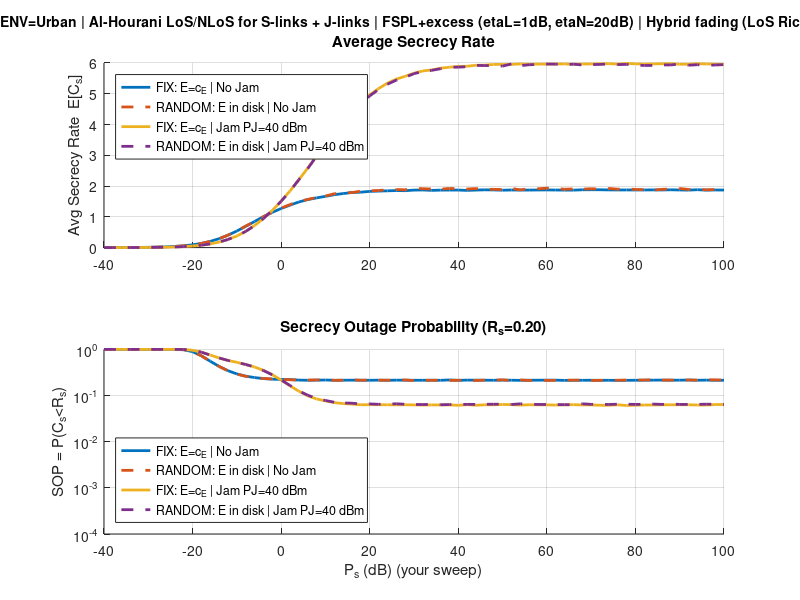

The MATLAB script that drew this image:
clc; clear; close all;

%% ===================== ONLY URBAN (Al-Hourani) =====================
env_name = 'Urban';
a = 9.61;
b = 0.16;

%% ===================== SIM PARAMETERS =====================
rng(1);

Ps_dB = -40:2:100;              % dB ratio  (X-AXIS)
Ps    = 10.^(Ps_dB/10);         % linear ratio (consistent with your code)

Rs = 0.2;                       % secrecy target rate

% IMPORTANT: reasonable wireless scale for FSPL
N0 = 1e-9;                      % noise power (W)

% Two-loop MC
Npos = 400;                     % outer: number of Eve positions
Nfad = 400;                     % inner: fading samples per position
N    = Npos*Nfad;

%% ===================== GEOMETRY =====================
H = 100;

% S = (0,0,H), Bob
xS = 0; yS = 0; zS = H;
xB = 30; yB = 0; zB = 1.5;

% Eve region center and radius
x_cE = -120; y_cE = 0; zE = 1.5;
R_E  = 20;

% Friendly jammer placement
xJ = x_cE + 5;
yJ = y_cE + 5;
zJ = H-30;

% Fixed distances for Bob
r_SB_2D  = sqrt((xB-xS)^2 + (yB-yS)^2);
d_SB_3D  = sqrt(r_SB_2D^2 + (zS - zB)^2);
theta_SB = atan2(zS - zB, r_SB_2D) * 180/pi;

% FIX Eve at center
r_SE0_2D  = sqrt((x_cE-xS)^2 + (y_cE-yS)^2);
d_SE0_3D  = sqrt(r_SE0_2D^2 + (zS - zE)^2);
theta_SE0 = atan2(zS - zE, r_SE0_2D) * 180/pi;

% Jammer -> Bob (fixed)
r_JB_2D = sqrt((xJ-xB)^2 + (yJ-yB)^2);
d_JB_3D = sqrt(r_JB_2D^2 + (zJ - zB)^2);
theta_JB = atan2(zJ - zB, r_JB_2D) * 180/pi;

% Jammer -> Eve center (fixed for FIX)
r_JE0_2D = sqrt((xJ-x_cE)^2 + (yJ-y_cE)^2);
d_JE0_3D = sqrt(r_JE0_2D^2 + (zJ - zE)^2);
theta_JE0 = atan2(zJ - zE, r_JE0_2D) * 180/pi;

%% ===================== PATHLOSS: FSPL + excess loss =====================
fc = 2e9;
c0 = 3e8;
eta_LoS_dB  = 1;
eta_NLoS_dB = 20;

FSPL_const_dB = 20*log10(4*pi*fc/c0);

Lfspl_SB_dB  = FSPL_const_dB + 20*log10(d_SB_3D);
Lfspl_SE0_dB = FSPL_const_dB + 20*log10(d_SE0_3D);
Lfspl_JB_dB  = FSPL_const_dB + 20*log10(d_JB_3D);
Lfspl_JE0_dB = FSPL_const_dB + 20*log10(d_JE0_3D);

%% ===================== FADING: Hybrid (LoS Rician, NLoS Rayleigh) =====================
K_dB = 6;
K    = 10^(K_dB/10);

%% ===================== LoS probabilities for fixed links (S-links + J-links) =====================
P_LOS_SB  = 1/(1 + a*exp(-b*(theta_SB  - a)));
P_LOS_SE0 = 1/(1 + a*exp(-b*(theta_SE0 - a)));

% NEW (Cách 2): PLoS for jammer links (fixed geometry)
P_LOS_JB  = 1/(1 + a*exp(-b*(theta_JB  - a)));
P_LOS_JE0 = 1/(1 + a*exp(-b*(theta_JE0 - a)));

fprintf('ENV=%s | a=%.2f b=%.2f | K=%g dB\n', env_name, a, b, K_dB);
fprintf('P_LOS_SB=%.4f | P_LOS_SE0=%.4f\n', P_LOS_SB, P_LOS_SE0);
fprintf('P_LOS_JB=%.4f | P_LOS_JE0=%.4f\n', P_LOS_JB, P_LOS_JE0);
fprintf('J=(%.1f,%.1f,%.1f) | d_JB=%.2f | d_JE0=%.2f\n', xJ,yJ,zJ,d_JB_3D,d_JE0_3D);

%% ===================== Jammer power settings =====================
PJ_dBm_list = [-Inf, 40];       % NoJam and Jam=40 dBm (10 W)
PJ_list = zeros(size(PJ_dBm_list));
for i = 1:numel(PJ_dBm_list)
    if isinf(PJ_dBm_list(i))
        PJ_list(i) = 0;
    else
        PJ_list(i) = 10.^((PJ_dBm_list(i) - 30)/10);
    end
end
nPJ = numel(PJ_list);

%% ===================== OUTPUT =====================
% type = 1: FIX (E center)
% type = 2: RANDOM (E in disk)
T = 2;

Cs_avg = zeros(T, nPJ, numel(Ps));
POS    = zeros(T, nPJ, numel(Ps));

%% ===================== MAIN LOOP over Ps =====================
for k = 1:numel(Ps)

    Pt = Ps(k);

    %% ===================== (1) FIX: Eve fixed at center =====================
    % CRN: share SAME random samples for NoJam/Jam to reduce variance
    sumCs_fix = zeros(1,nPJ);
    out_fix   = zeros(1,nPJ);

    for p = 1:Npos

        % Shared randomness for S-links
        isLoS_B  = (rand(1,Nfad) <= P_LOS_SB);
        isLoS_E0 = (rand(1,Nfad) <= P_LOS_SE0);

        % NEW (Cách 2): Shared randomness for J-links (fixed geometry)
        isLoS_JB  = (rand(1,Nfad) <= P_LOS_JB);
        isLoS_JE0 = (rand(1,Nfad) <= P_LOS_JE0);

        % Pathloss S->B (per-sample)
        L_SB_dB = Lfspl_SB_dB + eta_NLoS_dB*ones(1,Nfad);
        L_SB_dB(isLoS_B) = Lfspl_SB_dB + eta_LoS_dB;

        % Pathloss S->E0 (per-sample)
        L_SE0_dB = Lfspl_SE0_dB + eta_NLoS_dB*ones(1,Nfad);
        L_SE0_dB(isLoS_E0) = Lfspl_SE0_dB + eta_LoS_dB;

        L_SB_lin  = 10.^(L_SB_dB/10);
        L_SE0_lin = 10.^(L_SE0_dB/10);

        % NEW (Cách 2): Pathloss J->B, J->E0 (per-sample, Al-Hourani LoS/NLoS)
        L_JB_dB  = Lfspl_JB_dB  + eta_NLoS_dB*ones(1,Nfad);
        L_JB_dB(isLoS_JB) = Lfspl_JB_dB + eta_LoS_dB;

        L_JE0_dB = Lfspl_JE0_dB + eta_NLoS_dB*ones(1,Nfad);
        L_JE0_dB(isLoS_JE0) = Lfspl_JE0_dB + eta_LoS_dB;

        L_JB_lin  = 10.^(L_JB_dB/10);
        L_JE0_lin = 10.^(L_JE0_dB/10);

        % Fading baseline for S-links
        gB  = (randn(1,Nfad)+1j*randn(1,Nfad))/sqrt(2);
        gE0 = (randn(1,Nfad)+1j*randn(1,Nfad))/sqrt(2);
        hB  = gB;
        hE0 = gE0;

        % LoS -> Rician(K) for S->B
        idxB = find(isLoS_B);
        if ~isempty(idxB)
            phiB = 2*pi*rand(1,numel(idxB));
            hLOS_B = exp(1j*phiB);
            gBL = (randn(1,numel(idxB))+1j*randn(1,numel(idxB)))/sqrt(2);
            hB(idxB) = sqrt(K/(K+1))*hLOS_B + sqrt(1/(K+1))*gBL;
        end

        % LoS -> Rician(K) for S->E0
        idxE0 = find(isLoS_E0);
        if ~isempty(idxE0)
            phiE = 2*pi*rand(1,numel(idxE0));
            hLOS_E = exp(1j*phiE);
            gEL = (randn(1,numel(idxE0))+1j*randn(1,numel(idxE0)))/sqrt(2);
            hE0(idxE0) = sqrt(K/(K+1))*hLOS_E + sqrt(1/(K+1))*gEL;
        end

        % Jammer fading (Rayleigh)
        hJB  = (randn(1,Nfad)+1j*randn(1,Nfad))/sqrt(2);
        hJE0 = (randn(1,Nfad)+1j*randn(1,Nfad))/sqrt(2);

        % Evaluate both NoJam/Jam on same samples
        for jp = 1:nPJ
            PJ = PJ_list(jp);

            SINR_B = (Pt./L_SB_lin)  .* (abs(hB).^2)  ./ (N0 + (PJ./L_JB_lin) .* (abs(hJB).^2));
            SINR_E = (Pt./L_SE0_lin) .* (abs(hE0).^2) ./ (N0 + (PJ./L_JE0_lin).* (abs(hJE0).^2));

            Cs = max(log2(1+SINR_B) - log2(1+SINR_E), 0);

            sumCs_fix(jp) = sumCs_fix(jp) + sum(Cs);
            out_fix(jp)   = out_fix(jp)   + sum(Cs < Rs);
        end
    end

    for jp = 1:nPJ
        Cs_avg(1,jp,k) = sumCs_fix(jp)/N;
        POS(1,jp,k)    = out_fix(jp)/N;
    end

    %% ===================== (2) RANDOM: Eve random in disk (two-loop MC) =====================
    sumCs_rnd = zeros(1,nPJ);
    out_rnd   = zeros(1,nPJ);

    for p = 1:Npos

        % random Eve position uniform in disk
        rr  = R_E*sqrt(rand);
        ph  = 2*pi*rand;
        xE  = x_cE + rr*cos(ph);
        yE  = y_cE + rr*sin(ph);

        % Eve geometry
        r_SE_2D  = sqrt((xE-xS)^2 + (yE-yS)^2);
        d_SE_3D  = sqrt(r_SE_2D^2 + (zS - zE)^2);
        theta_SE = atan2(zS - zE, r_SE_2D) * 180/pi;

        % PLoS for this Eve position (S->E)
        P_LOS_SE = 1/(1 + a*exp(-b*(theta_SE - a)));

        % FSPL for this Eve position (S->E)
        Lfspl_SE_dB = FSPL_const_dB + 20*log10(d_SE_3D);

        % Jammer->E distance for this Eve position
        r_JE_2D = sqrt((xJ-xE)^2 + (yJ-yE)^2);
        d_JE_3D = sqrt(r_JE_2D^2 + (zJ - zE)^2);
        theta_JE = atan2(zJ - zE, r_JE_2D) * 180/pi;

        % NEW (Cách 2): PLoS for jammer->E at this position
        P_LOS_JE = 1/(1 + a*exp(-b*(theta_JE - a)));

        % FSPL for jammer->E at this position
        Lfspl_JE_dB = FSPL_const_dB + 20*log10(d_JE_3D);

        % Shared inner randomness (S-links + J-links)
        isLoS_B  = (rand(1,Nfad) <= P_LOS_SB);
        isLoS_E  = (rand(1,Nfad) <= P_LOS_SE);

        % NEW (Cách 2): jammer link states
        isLoS_JB = (rand(1,Nfad) <= P_LOS_JB);
        isLoS_JE = (rand(1,Nfad) <= P_LOS_JE);

        % S->B loss
        L_SB_dB = Lfspl_SB_dB + eta_NLoS_dB*ones(1,Nfad);
        L_SB_dB(isLoS_B) = Lfspl_SB_dB + eta_LoS_dB;

        % S->E loss
        L_SE_dB = Lfspl_SE_dB + eta_NLoS_dB*ones(1,Nfad);
        L_SE_dB(isLoS_E) = Lfspl_SE_dB + eta_LoS_dB;

        L_SB_lin = 10.^(L_SB_dB/10);
        L_SE_lin = 10.^(L_SE_dB/10);

        % NEW (Cách 2): J->B and J->E losses
        L_JB_dB = Lfspl_JB_dB + eta_NLoS_dB*ones(1,Nfad);
        L_JB_dB(isLoS_JB) = Lfspl_JB_dB + eta_LoS_dB;

        L_JE_dB = Lfspl_JE_dB + eta_NLoS_dB*ones(1,Nfad);
        L_JE_dB(isLoS_JE) = Lfspl_JE_dB + eta_LoS_dB;

        L_JB_lin = 10.^(L_JB_dB/10);
        L_JE_lin = 10.^(L_JE_dB/10);

        % Fading baseline
        gB = (randn(1,Nfad)+1j*randn(1,Nfad))/sqrt(2);
        gE = (randn(1,Nfad)+1j*randn(1,Nfad))/sqrt(2);
        hB = gB;
        hE = gE;

        % LoS -> Rician(K) for S->B
        idxB = find(isLoS_B);
        if ~isempty(idxB)
            phiB = 2*pi*rand(1,numel(idxB));
            hLOS_B = exp(1j*phiB);
            gBL = (randn(1,numel(idxB))+1j*randn(1,numel(idxB)))/sqrt(2);
            hB(idxB) = sqrt(K/(K+1))*hLOS_B + sqrt(1/(K+1))*gBL;
        end

        % LoS -> Rician(K) for S->E
        idxE = find(isLoS_E);
        if ~isempty(idxE)
            phiE = 2*pi*rand(1,numel(idxE));
            hLOS_E = exp(1j*phiE);
            gEL = (randn(1,numel(idxE))+1j*randn(1,numel(idxE)))/sqrt(2);
            hE(idxE) = sqrt(K/(K+1))*hLOS_E + sqrt(1/(K+1))*gEL;
        end

        % Jammer fading (Rayleigh)
        hJB = (randn(1,Nfad)+1j*randn(1,Nfad))/sqrt(2);
        hJE = (randn(1,Nfad)+1j*randn(1,Nfad))/sqrt(2);

        % Evaluate both NoJam/Jam on same samples
        for jp = 1:nPJ
            PJ = PJ_list(jp);

            SINR_B = (Pt./L_SB_lin) .* (abs(hB).^2) ./ (N0 + (PJ./L_JB_lin).* (abs(hJB).^2));
            SINR_E = (Pt./L_SE_lin) .* (abs(hE).^2) ./ (N0 + (PJ./L_JE_lin).* (abs(hJE).^2));

            Cs = max(log2(1+SINR_B) - log2(1+SINR_E), 0);

            sumCs_rnd(jp) = sumCs_rnd(jp) + sum(Cs);
            out_rnd(jp)   = out_rnd(jp)   + sum(Cs < Rs);
        end
    end

    for jp = 1:nPJ
        Cs_avg(2,jp,k) = sumCs_rnd(jp)/N;
        POS(2,jp,k)    = out_rnd(jp)/N;
    end

end % k

%% ===================== PLOTS: TOP (Cs), BOTTOM (SOP) | x = Ps(dB) =====================
type_names = {'FIX: E=c_E', 'RANDOM: E in disk'};
jam_names  = {'No Jam', sprintf('Jam PJ=%g dBm', PJ_dBm_list(2))};

leg = { ...
    sprintf('%s | %s', type_names{1}, jam_names{1}), ...
    sprintf('%s | %s', type_names{2}, jam_names{1}), ...
    sprintf('%s | %s', type_names{1}, jam_names{2}), ...
    sprintf('%s | %s', type_names{2}, jam_names{2}) ...
};

x_plot = Ps_dB;

Cs_fix_no  = squeeze(Cs_avg(1,1,:))';
Cs_rnd_no  = squeeze(Cs_avg(2,1,:))';
Cs_fix_j   = squeeze(Cs_avg(1,2,:))';
Cs_rnd_j   = squeeze(Cs_avg(2,2,:))';

SOP_fix_no = squeeze(POS(1,1,:))';
SOP_rnd_no = squeeze(POS(2,1,:))';
SOP_fix_j  = squeeze(POS(1,2,:))';
SOP_rnd_j  = squeeze(POS(2,2,:))';

figure('Color','w','Name','Urban | Friendly Jamming | FIX vs RANDOM | x=Ps(dB) | Al-Hourani for jammer links');

mainTitle = sprintf(['ENV=%s | Al-Hourani LoS/NLoS for S-links + J-links | FSPL+excess (etaL=%gdB, etaN=%gdB) | ',...
    'Hybrid fading (LoS Rician K=%gdB, NLoS Rayleigh) | J=(%.0f,%.0f,%.0f) | Rs=%.2f | Npos=%d,Nfad=%d | x=Ps(dB)'], ...
    env_name, eta_LoS_dB, eta_NLoS_dB, K_dB, xJ,yJ,zJ, Rs, Npos, Nfad);
annotation(gcf,'textbox',[0 0.95 1 0.05],'String',mainTitle, ...
    'EdgeColor','none','HorizontalAlignment','center','FontWeight','bold');

subplot(2,1,1); hold on; grid on;
plot(x_plot, Cs_fix_no, 'LineWidth', 2, 'LineStyle', '-');
plot(x_plot, Cs_rnd_no, 'LineWidth', 2, 'LineStyle', '--');
plot(x_plot, Cs_fix_j,  'LineWidth', 2, 'LineStyle', '-');
plot(x_plot, Cs_rnd_j,  'LineWidth', 2, 'LineStyle', '--');
ylabel('Avg Secrecy Rate  E[C_s]');
title('Average Secrecy Rate');
legend(leg,'Location','northwest');

subplot(2,1,2); hold on; grid on;
semilogy(x_plot, SOP_fix_no, 'LineWidth', 2, 'LineStyle', '-');
semilogy(x_plot, SOP_rnd_no, 'LineWidth', 2, 'LineStyle', '--');
semilogy(x_plot, SOP_fix_j,  'LineWidth', 2, 'LineStyle', '-');
semilogy(x_plot, SOP_rnd_j,  'LineWidth', 2, 'LineStyle', '--');
xlabel('P_s (dB) (your sweep)');
ylabel('SOP = P(C_s<R_s)');
title(sprintf('Secrecy Outage Probability (R_s=%.2f)', Rs));
legend(leg,'Location','southwest');
ylim([1e-4 1]);

fprintf('\nDone.\n');
fprintf('- Only URBAN used.\n');
fprintf('- Cách 2 applied: jammer links J->B and J->E use Al-Hourani LoS/NLoS per-sample (NOT fixed +20dB).\n');
fprintf('- CRN applied: NoJam/Jam share the SAME random samples per (Ps, position, fading), so curves are smoother.\n');
fprintf('- Plot x-axis is Ps_dB (no sorting), so no kink from re-ordering.\n');
